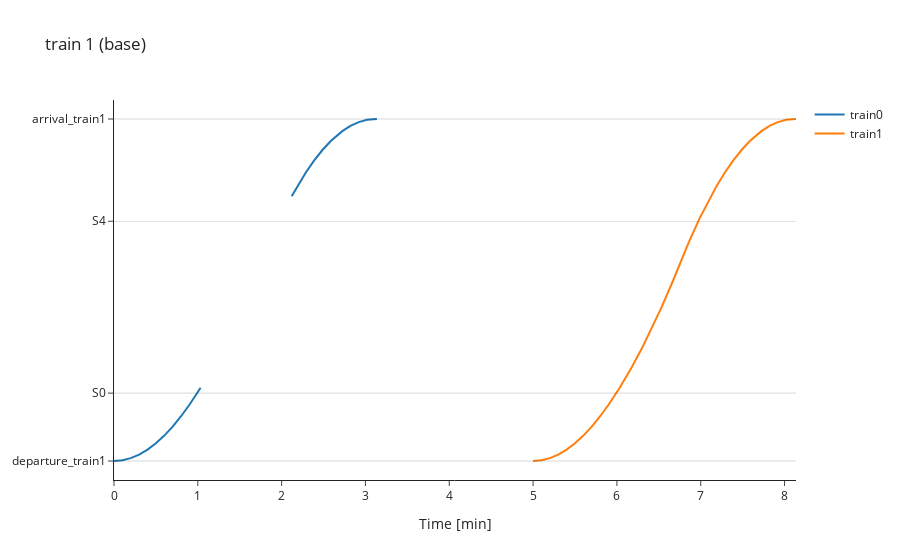

Notebook cell for this chart:
### Code cell
sim.space_time_chart_plotly(
    train=1,
    points_to_show=['departure', 'arrival', 'signal']
)

### Figure 1 — Plotly figure (JSON) as saved in the notebook; plotly's stock layout.template omitted (floating-point values rounded to 4 significant figures)
{"data": [{"name": "train0", "type": "scatter", "x": [0, 0.1, 0.2, 0.3, 0.4, 0.5, 0.6, 0.7, 0.8, 0.9, 1.033, 1.167, 1.3, 1.4, 1.533, 1.667, 1.853, 1.987, 2.12, 2.187, 2.287, 2.387, 2.487, 2.587, 2.72, 2.82, 2.92, 3.02, 3.137], "y": [0, 8.294, 33.13, 74.41, 132.0, 205.8, 295.5, 400.8, 520.8, 654.3, 852.1, null, null, null, null, null, null, null, 3080, 3196, 3355, 3496, 3619, 3724, 3836, 3899, 3944, 3971, 3980]}, {"name": "train1", "type": "scatter", "x": [5, 5.1, 5.2, 5.3, 5.4, 5.5, 5.6, 5.7, 5.8, 5.9, 6.033, 6.167, 6.3, 6.4, 6.533, 6.667, 6.853, 6.987, 7.12, 7.187, 7.287, 7.387, 7.487, 7.587, 7.72, 7.82, 7.92, 8.02, 8.137], "y": [0, 8.294, 33.13, 74.41, 132.0, 205.8, 295.5, 400.8, 520.8, 654.3, 852.1, 1072.0, 1314.0, 1510.0, 1790.0, 2092.0, 2536, 2824, 3080, 3196, 3355, 3496, 3619, 3724, 3836, 3899, 3944, 3971, 3980]}], "layout": {"hovermode": "x unified", "shapes": [{"line": {"color": "black", "width": 0.5}, "type": "line", "x0": 0, "x1": 1, "xref": "x domain", "y0": 0, "y1": 0, "yref": "y"}, {"line": {"color": "black", "width": 0.5}, "type": "line", "x0": 0, "x1": 1, "xref": "x domain", "y0": 790, "y1": 790, "yref": "y"}, {"line": {"color": "black", "width": 0.5}, "type": "line", "x0": 0, "x1": 1, "xref": "x domain", "y0": 2790, "y1": 2790, "yref": "y"}, {"line": {"color": "black", "width": 0.5}, "type": "line", "x0": 0, "x1": 1, "xref": "x domain", "y0": 3980, "y1": 3980, "yref": "y"}], "title": {"text": "train 1 (base)"}, "xaxis": {"title": {"text": "Time [min]"}}, "yaxis": {"tickmode": "array", "ticktext": ["departure_train1", "S0", "S4", "arrival_train1"], "tickvals": [0, 790, 2790, 3980]}}}
